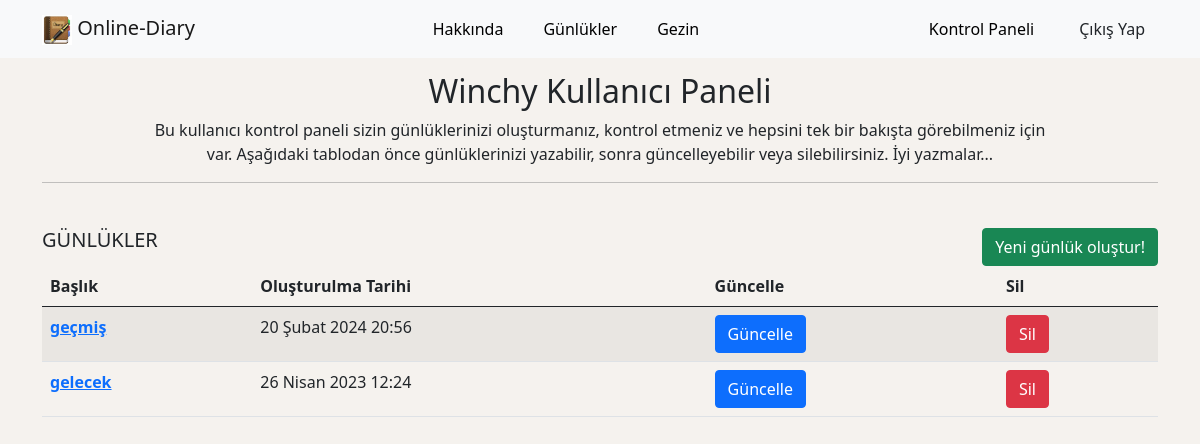
Page /blogs/control-panel/ (signed in) on the committed database.
### blogs/models.py (models this page shows, shortened)
class BlogModel(models.Model):
    author = models.ForeignKey("auth.User", on_delete = models.CASCADE, verbose_name = "Yazar")
    title = models.CharField(max_length = 100, verbose_name = "Başlık")
    content = RichTextField(verbose_name = "İçerik")
    created_at = models.DateTimeField(verbose_name = "Oluşturulma Tarihi", auto_now_add= True)
    class Meta:
        ordering = ["-created_at"]

### blogs/views.py (the view)
# urls.py: path("control-panel/", views.control_panel, name="control_panel"),
@login_required(login_url="/user/login/")
def control_panel(request):
    all_blogs = BlogModel.objects.filter(author = request.user)
    comments = list()
    for blog in all_blogs:
        for comment in blog.comments.all():
            comments.append(comment)
    context = {
        "blogs": all_blogs,
        "comments": comments
    }
    return render(request, "control_panel.html", context)

### templates/control_panel.html (shortened to what this page needs)
{% extends "layout.html" %}
{% block body %}
<div class="container">
    <div id="inf">
        <center>
            <div id="title"><h2>{{ request.user.username}} Kullanıcı Paneli</h2></div>
            <div id="text" style="margin-left: 100px; margin-right: 100px;"><p>
                Bu kullanıcı kontrol paneli sizin günlüklerinizi oluşturmanız, kontrol etmeniz ve hepsini tek bir bakışta görebilmeniz için var. Aşağıdaki tablodan önce günlüklerinizi yazabilir, sonra güncelleyebilir veya silebilirsiniz. İyi yazmalar...
            </p></div>
        </center>
    </div>
    <hr>
    <div id="diaries" style="margin-top: 45px;">
        <div id="title">
            <div id="text" style="float: left;"><b><h5>GÜNLÜKLER</h5></b></div>
            <div id="button" style="float: right;">
                <a href="/blogs/add-blog/" class="btn btn-success">Yeni günlük oluştur!</a>
            </div>
        </div>
        <div id="table">
            <table class="table table-striped">
                <thead>
                    <tr>
                      <th scope="col">Başlık</th>
                      <th scope="col">Oluşturulma Tarihi</th>
                      <th scope="col">Güncelle</th>
                      <th scope="col">Sil</th>
                    </tr>
                  </thead>
                  <tbody>
                    {% for blog in blogs %}
                        <tr>
                        <th><a href="/blogs/detail/{{blog.id}}">{{ blog.title }}</a></th>
                        <td>{{ blog.created_at }}</td>
                        <td><a href="/blogs/update/{{blog.id}}" class="btn btn-primary">Güncelle</a></td>
                        <td><a href="/blogs/delete/{{blog.id}}" class="btn btn-danger">Sil</a></td>
                        </tr>
                    {% endfor %}
                  </tbody>
              </table>
        </div>
    </div>
</div>
{% endblock %}

### templates/layout.html (style rules this page uses)
body { background-color: rgb(245, 242, 238); }

### rows in the picture
BlogModel: title "geçmiş", created_at "20 Şubat 2024 20:56"
BlogModel: title "gelecek", created_at "26 Nisan 2023 12:24"

### other values in the picture
{{ request.user.username }} "Winchy"
